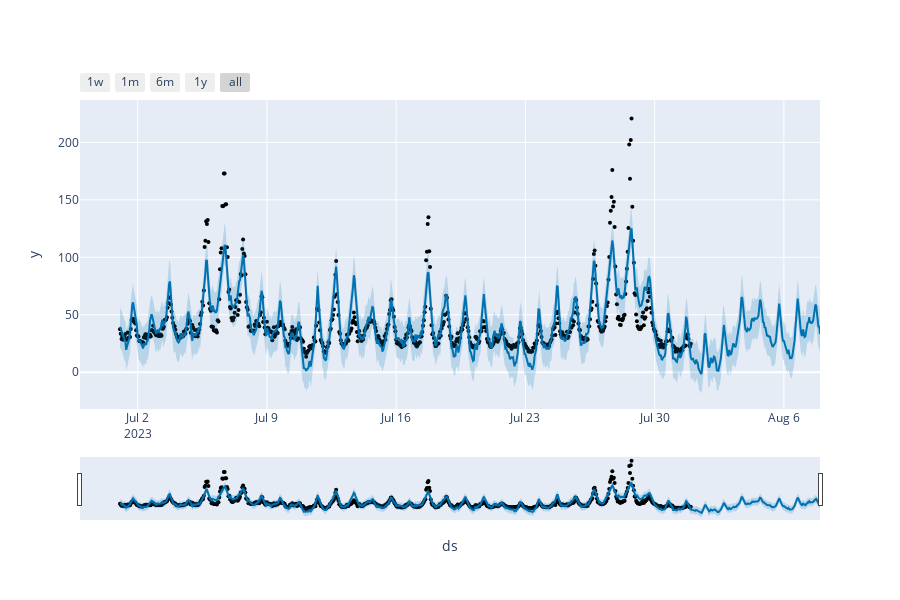
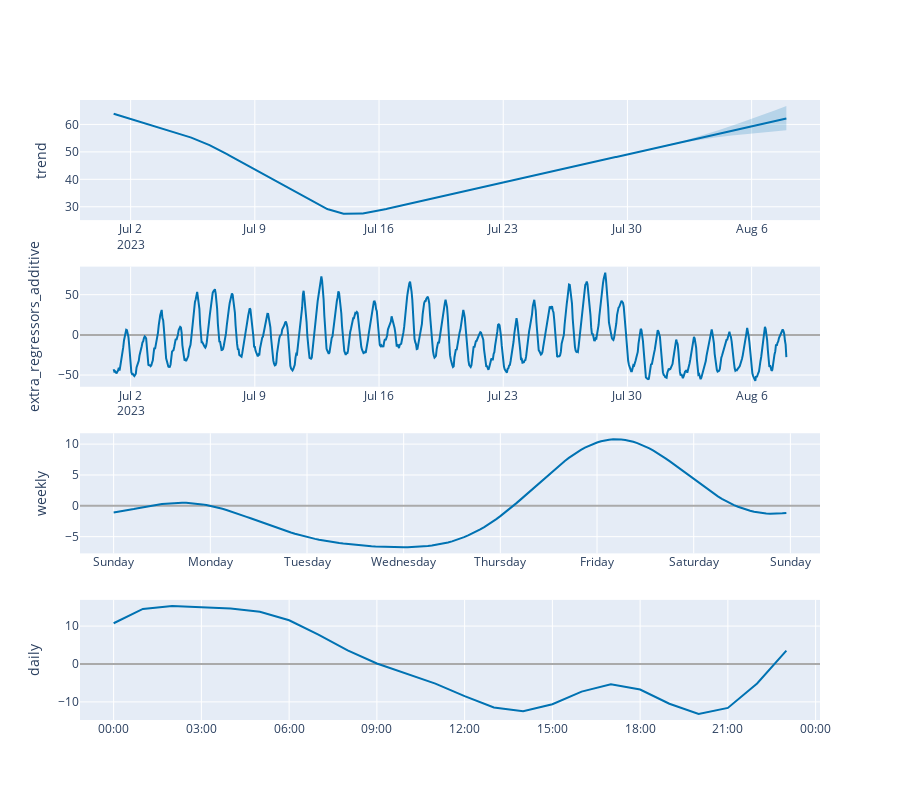
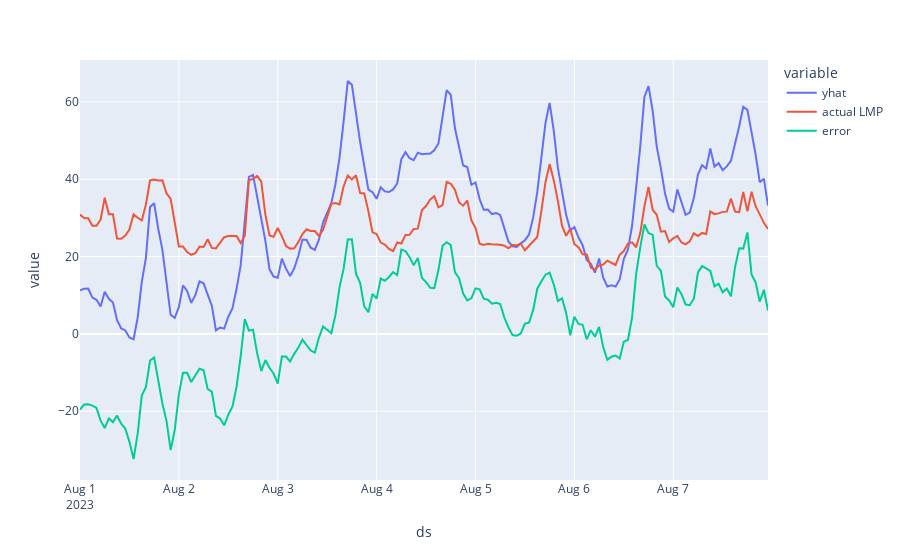

Notebook code for these charts, in order:
### Markdown cell above
## Prophet model with n_days moing window to create model

### Code cell
date = "2023-08-01"
number_train_days = 31

df_train, df_test = split_df_train_test(df, date, number_train_days, print_dates=True)


df_prophet = df_train[["DA_LMP", "DA_Demand", "Temp from Mean"]].copy()
df_prophet.reset_index(inplace=True)
df_prophet.columns = ["ds", "y", "DA_Demand", "Temp from Mean"]

model = Prophet()
#model.add_country_holidays(country_name='US')
model.add_regressor("Temp from Mean")
model.add_regressor("DA_Demand")
model.fit(df_prophet)

future_dates = model.make_future_dataframe(periods=7*24, freq="H")
future_dates.set_index("ds", inplace=True)
future_dates["Temp from Mean"] = df["Temp from Mean"]
future_dates["DA_Demand"] = df["DA_Demand"]
future_dates.reset_index(inplace=True)

forecast = model.predict(future_dates)

fig = plot_plotly(model, forecast)
fig.show()

fig = plot_components_plotly(model, forecast)
fig.show()

error = forecast[["ds", "yhat"]]
error.set_index("ds", inplace=True)
error["actual LMP"] = df_test["DA_LMP"]
error.dropna(inplace=True)
error["error"] = error['yhat'] - error["actual LMP"]

print(error["error"].describe())
px.line(error)

### Figure 1 — Plotly figure (JSON) as saved in the notebook; plotly's stock layout.template omitted (floating-point values rounded to 4 significant figures; data arrays with more than 128 entries replaced by an {"elided": "..."} marker saying what was removed)
{"data": [{"marker": {"color": "black", "size": 4}, "mode": "markers", "name": "Actual", "type": "scatter", "x": {"elided": "743 str values"}, "y": {"elided": "743 float values"}}, {"hoverinfo": "skip", "line": {"width": 0}, "mode": "lines", "type": "scatter", "x": {"elided": "911 str values"}, "y": {"elided": "911 float values"}}, {"fill": "tonexty", "fillcolor": "rgba(0, 114, 178, 0.2)", "line": {"color": "#0072B2", "width": 2}, "mode": "lines", "name": "Predicted", "type": "scatter", "x": {"elided": "911 str values"}, "y": {"elided": "911 float values"}}, {"fill": "tonexty", "fillcolor": "rgba(0, 114, 178, 0.2)", "hoverinfo": "skip", "line": {"width": 0}, "mode": "lines", "type": "scatter", "x": {"elided": "911 str values"}, "y": {"elided": "911 float values"}}], "layout": {"height": 600, "showlegend": false, "width": 900, "xaxis": {"rangeselector": {"buttons": [{"count": 7, "label": "1w", "step": "day", "stepmode": "backward"}, {"count": 1, "label": "1m", "step": "month", "stepmode": "backward"}, {"count": 6, "label": "6m", "step": "month", "stepmode": "backward"}, {"count": 1, "label": "1y", "step": "year", "stepmode": "backward"}, {"step": "all"}]}, "rangeslider": {"visible": true}, "title": {"text": "ds"}, "type": "date"}, "yaxis": {"title": {"text": "y"}}}}

### Figure 2 — Plotly figure (JSON) as saved in the notebook; plotly's stock layout.template omitted (floating-point values rounded to 4 significant figures; data arrays with more than 128 entries replaced by an {"elided": "..."} marker saying what was removed)
{"data": [{"line": {"color": "#0072B2", "width": 2}, "mode": "lines", "name": "trend", "type": "scatter", "x": {"elided": "911 str values"}, "xaxis": "x", "y": {"elided": "911 float values"}, "yaxis": "y"}, {"line": {"color": "rgba(0, 114, 178, 0.2)", "width": 0}, "mode": "lines", "name": "trend_upper", "type": "scatter", "x": {"elided": "911 str values"}, "xaxis": "x", "y": {"elided": "911 float values"}, "yaxis": "y"}, {"fill": "tonexty", "fillcolor": "rgba(0, 114, 178, 0.2)", "line": {"color": "rgba(0, 114, 178, 0.2)", "width": 0}, "mode": "lines", "name": "trend_lower", "type": "scatter", "x": {"elided": "911 str values"}, "xaxis": "x", "y": {"elided": "911 float values"}, "yaxis": "y"}, {"line": {"color": "#0072B2", "width": 2}, "mode": "lines", "name": "extra_regressors_additive", "type": "scatter", "x": {"elided": "911 str values"}, "xaxis": "x2", "y": {"elided": "911 float values"}, "yaxis": "y2"}, {"line": {"color": "#0072B2", "width": 2}, "mode": "lines", "name": "weekly", "type": "scatter", "x": {"elided": "168 str values"}, "xaxis": "x3", "y": {"elided": "168 float values"}, "yaxis": "y3"}, {"line": {"color": "#0072B2", "width": 2}, "mode": "lines", "name": "daily", "type": "scatter", "x": ["2017-01-01T00:00:00", "2017-01-01T01:00:00", "2017-01-01T02:00:00", "2017-01-01T03:00:00", "2017-01-01T04:00:00", "2017-01-01T05:00:00", "2017-01-01T06:00:00", "2017-01-01T07:00:00", "2017-01-01T08:00:00", "2017-01-01T09:00:00", "2017-01-01T10:00:00", "2017-01-01T11:00:00", "2017-01-01T12:00:00", "2017-01-01T13:00:00", "2017-01-01T14:00:00", "2017-01-01T15:00:00", "2017-01-01T16:00:00", "2017-01-01T17:00:00", "2017-01-01T18:00:00", "2017-01-01T19:00:00", "2017-01-01T20:00:00", "2017-01-01T21:00:00", "2017-01-01T22:00:00", "2017-01-01T23:00:00"], "xaxis": "x4", "y": [10.75, 14.51, 15.33, 15.0, 14.62, 13.78, 11.53, 7.775, 3.586, 0.1321, -2.496, -5.182, -8.467, -11.48, -12.47, -10.61, -7.291, -5.362, -6.744, -10.49, -13.19, -11.58, -5.147, 3.511], "yaxis": "y4"}], "layout": {"height": 800, "showlegend": false, "width": 900, "xaxis": {"anchor": "y", "domain": [0, 1], "range": ["2023-06-29T03:30:00", "2023-08-09T20:30:00"], "type": "date"}, "xaxis2": {"anchor": "y2", "domain": [0, 1], "range": ["2023-06-29T03:30:00", "2023-08-09T20:30:00"], "type": "date"}, "xaxis3": {"anchor": "y3", "domain": [0, 1], "range": ["2016-12-31T15:39:00", "2017-01-08T07:21:00"], "tickformat": "%A", "type": "date"}, "xaxis4": {"anchor": "y4", "domain": [0, 1], "range": ["2016-12-31T22:51:00", "2017-01-02T00:09:00"], "tickformat": "%H:%M", "type": "date"}, "yaxis": {"anchor": "x", "domain": [0.8063, 1], "rangemode": "normal", "title": {"text": "trend"}, "zerolinecolor": "#AAA"}, "yaxis2": {"anchor": "x2", "domain": [0.5375, 0.7312], "rangemode": "tozero", "title": {"text": "extra_regressors_additive"}, "zerolinecolor": "#AAA"}, "yaxis3": {"anchor": "x3", "domain": [0.2687, 0.4625], "title": {"text": "weekly"}, "zerolinecolor": "#AAA"}, "yaxis4": {"anchor": "x4", "domain": [0, 0.1938], "title": {"text": "daily"}, "zerolinecolor": "#AAA"}}}

### Figure 3 — Plotly figure (JSON) as saved in the notebook; plotly's stock layout.template omitted (floating-point values rounded to 4 significant figures; data arrays with more than 128 entries replaced by an {"elided": "..."} marker saying what was removed)
{"data": [{"hovertemplate": "variable=yhat<br>ds=%{x}<br>value=%{y}<extra></extra>", "legendgroup": "yhat", "line": {"color": "#636efa", "dash": "solid"}, "marker": {"symbol": "circle"}, "mode": "lines", "name": "yhat", "orientation": "v", "showlegend": true, "type": "scatter", "x": {"elided": "168 str values"}, "xaxis": "x", "y": {"elided": "168 float values"}, "yaxis": "y"}, {"hovertemplate": "variable=actual LMP<br>ds=%{x}<br>value=%{y}<extra></extra>", "legendgroup": "actual LMP", "line": {"color": "#EF553B", "dash": "solid"}, "marker": {"symbol": "circle"}, "mode": "lines", "name": "actual LMP", "orientation": "v", "showlegend": true, "type": "scatter", "x": {"elided": "168 str values"}, "xaxis": "x", "y": {"elided": "168 float values"}, "yaxis": "y"}, {"hovertemplate": "variable=error<br>ds=%{x}<br>value=%{y}<extra></extra>", "legendgroup": "error", "line": {"color": "#00cc96", "dash": "solid"}, "marker": {"symbol": "circle"}, "mode": "lines", "name": "error", "orientation": "v", "showlegend": true, "type": "scatter", "x": {"elided": "168 str values"}, "xaxis": "x", "y": {"elided": "168 float values"}, "yaxis": "y"}], "layout": {"legend": {"title": {"text": "variable"}, "tracegroupgap": 0}, "margin": {"t": 60}, "xaxis": {"anchor": "y", "domain": [0, 1], "title": {"text": "ds"}}, "yaxis": {"anchor": "x", "domain": [0, 1], "title": {"text": "value"}}}}
